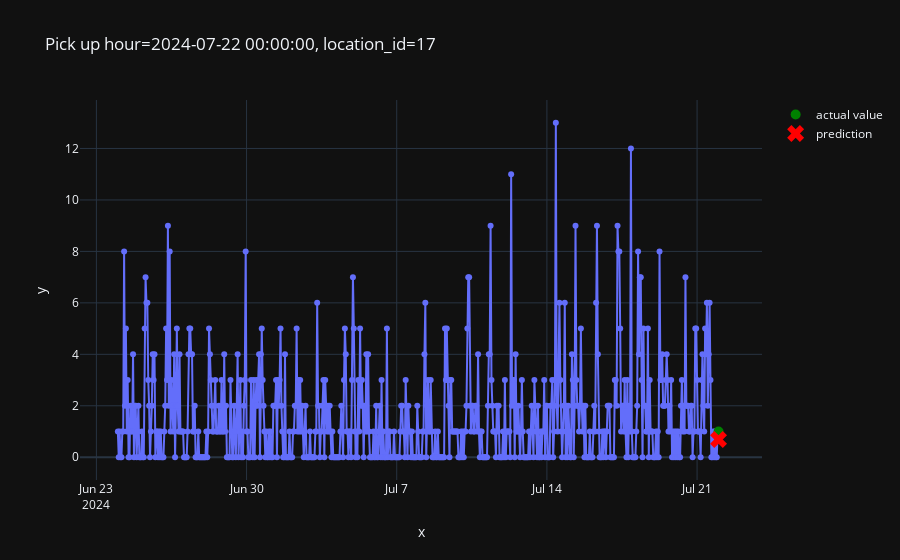

Notebook cell for this chart:
### Code cell
from src.plot import plot_one_sample

plot_one_sample(
    example_id=2979,
    features=X_test,
    targets=y_test,
    predictions=pd.Series(predictions)
)

### Figure 1 — Plotly figure (JSON) as saved in the notebook; plotly's stock layout.template omitted (floating-point values rounded to 4 significant figures; data arrays with more than 128 entries replaced by an {"elided": "..."} marker saying what was removed)
{"data": [{"hovertemplate": "x=%{x}<br>y=%{y}<extra></extra>", "legendgroup": "", "line": {"color": "#636efa", "dash": "solid"}, "marker": {"symbol": "circle"}, "mode": "lines+markers", "name": "", "orientation": "v", "showlegend": false, "type": "scatter", "x": {"elided": "673 str values"}, "xaxis": "x", "y": {"elided": "673 int values"}, "yaxis": "y"}, {"line": {"color": "green"}, "marker": {"size": 10}, "mode": "markers", "name": "actual value", "type": "scatter", "x": ["2024-07-22T00:00:00"], "y": [1]}, {"line": {"color": "red"}, "marker": {"size": 15, "symbol": "x"}, "mode": "markers", "name": "prediction", "type": "scatter", "x": ["2024-07-22T00:00:00"], "y": [0.692]}], "layout": {"legend": {"tracegroupgap": 0}, "title": {"text": "Pick up hour=2024-07-22 00:00:00, location_id=17"}, "xaxis": {"anchor": "y", "domain": [0, 1], "title": {"text": "x"}}, "yaxis": {"anchor": "x", "domain": [0, 1], "title": {"text": "y"}}}}
